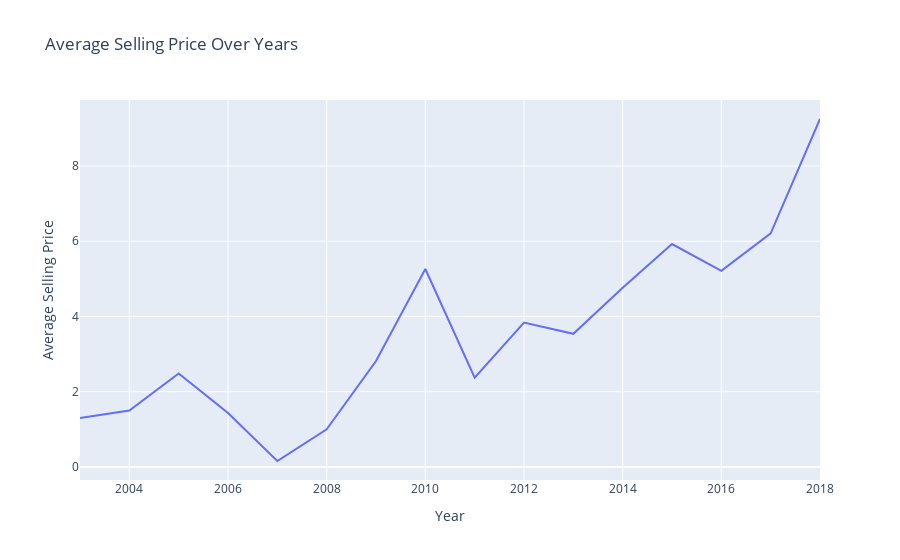

The notebook cell saved with this chart:
### Code cell
average_selling_price_year = df_analyst.groupby('Year')['Selling_Price'].mean().reset_index()
fig = px.line(average_selling_price_year, x='Year', y='Selling_Price',
              title='Average Selling Price Over Years')
fig.update_layout(xaxis_title='Year', yaxis_title='Average Selling Price')
fig.show()

### Figure 1 — Plotly figure (JSON) as saved in the notebook; plotly's stock layout.template omitted (floating-point values rounded to 4 significant figures)
{"data": [{"hovertemplate": "Year=%{x}<br>Selling_Price=%{y}<extra></extra>", "legendgroup": "", "line": {"color": "#636efa", "dash": "solid"}, "marker": {"symbol": "circle"}, "mode": "lines", "name": "", "orientation": "v", "showlegend": false, "type": "scatter", "x": [2003, 2004, 2005, 2006, 2007, 2008, 2009, 2010, 2011, 2012, 2013, 2014, 2015, 2016, 2017, 2018], "xaxis": "x", "y": [1.3, 1.5, 2.487, 1.438, 0.16, 1.003, 2.817, 5.263, 2.375, 3.841, 3.541, 4.762, 5.927, 5.213, 6.209, 9.25], "yaxis": "y"}], "layout": {"autosize": true, "legend": {"tracegroupgap": 0}, "title": {"text": "Average Selling Price Over Years"}, "xaxis": {"anchor": "y", "autorange": true, "domain": [0, 1], "range": [2003, 2018], "title": {"text": "Year"}, "type": "linear"}, "yaxis": {"anchor": "x", "autorange": true, "domain": [0, 1], "range": [-0.345, 9.755], "title": {"text": "Average Selling Price"}, "type": "linear"}}}
